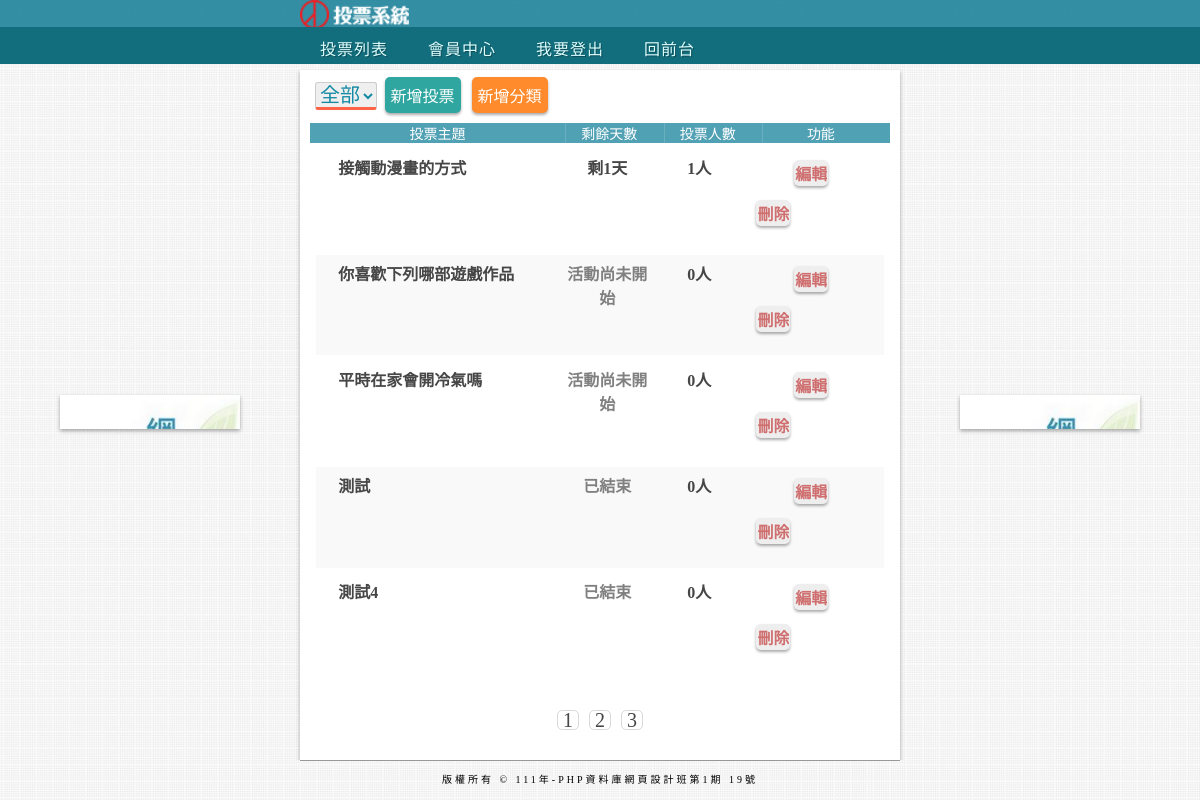
The app's page /back.php?p=2 (signed in) with its own data.
### tables this page shows
CREATE TABLE `subjects` (
  `id` int(11) UNSIGNED NOT NULL,
  `subject` varchar(64) NOT NULL,
  `type_id` int(11) NOT NULL,
  `start` date NOT NULL,
  `end` date NOT NULL,
  `total` int(11) UNSIGNED NOT NULL DEFAULT 0
);

### api/base.php (called while the page is built, shortened)
<?php
function pdo()
{
    $dsn = "mysql:host=localhost;charset=utf8;dbname=vote";
    return new PDO($dsn, 'root', '');
}
function all($table, ...$arg)
{
    $pdo = pdo();
    $sql = "SELECT * FROM $table ";
    switch (count($arg)) {
        case 2:
            if(!empty($arg[0])){
                foreach ($arg[0] as $key => $value) {
                    $tmp[] = "`$key`='$value'";
                }
                $sql .= " WHERE " . implode(" AND ", $tmp) . $arg[1];
            }else{
                $sql.=$arg[1];
            }
            break;
    }
    return $pdo->query($sql)->fetchAll(PDO::FETCH_ASSOC);
}
function math($table, $math, $col, ...$arg)
{
    $pdo = pdo();
    $sql = "SELECT $math(`$col`) FROM $table";
    return $pdo->query($sql)->fetchColumn();
}
?>

### back/vote_list.php (the view, shortened to what this page needs)
<div id="date_type">
    <select name="types" id="types" onchange="location.href=`?filter=${this.value}`">
        <option value="0">全部</option>
    </select>
    <button class="btn btn-primary" onclick="location.href='?do=add_vote'">新增投票</button>
    <button class="btn btn-warning" onclick="location.href='?do=admin_type'">新增分類</button>
</div>
<div>
    <ul>
        <li class="title">
            <div class="No1">投票主題</div>
            <div class="No2">剩餘天數</div>
            <div class="No3">投票人數</div>
            <div class="No4">功能</div>
        </li>
        <?php
           $filter = [];
           $total = math('subjects', 'count', 'id', $filter);
           $div = 5;
           $pages = ceil($total / $div);
           $now = isset($_GET['p']) ? $_GET['p'] : 1;
           $start = ($now - 1) * $div;
           $page_rows = " limit $start,$div ";
           $subjects = all('subjects', $filter, $page_rows);
           foreach ($subjects as $subject) {
               echo "<li class='back_items'>";
               echo "<div class='No1'>{$subject['subject']}</div>";
               echo "<div class='No2'>";
               $start = strtotime($subject['start']);
               $today = strtotime("now");
               $end = strtotime($subject['end']);
               if (($start - $today) >= 0) {
                   echo "<span style='color:grey;'>活動尚未開始</span>";
               } else {
                   if (($end - $today) > 0) {
                       $remain = floor(($end - $today) / (60 * 60 * 24));
                       echo "剩" . $remain . "天";
                   } else {
                       echo "<span style='color:grey;'>已結束</span>";
                   }
               }
               echo "</div>";
               echo "<div class='No3'>";
               echo  $subject['total'] . "人";
               echo "</div>";
               echo "<div class='No4'>";
               echo "<a class='edit' href='?do=edit&id={$subject['id']}'>編輯</a>";
               echo "<a class='del' href='?do=del&id={$subject['id']}'>刪除</a>";
               echo "</div>";
               echo "</li>";
           }
           ?>
    </ul>
</div>
<div class="footer_page">
    <?php
       if ($pages > 1) {
           for ($i = 1; $i <= $pages; $i++) {
               echo "<a href='?p=$i'>&nbsp;";
               echo $i;
               echo "&nbsp;</a>";
           }
       }
   ?>
</div>

### css/basic.css (style rules this page uses)
* { margin: 0; padding: 0; box-sizing: border-box; overflow: hidden; }
body { height: 100vh; background-image: url(../img/001.jpg); background-repeat: repeat; display: flex; flex-direction:column; justify-content: center; align-items: center; overflow: hidden; }
.btn { display: inline-block; padding: 5px; margin-top: 6px; margin-left: 6px; color: #FFF; box-shadow: 0px 2px 3px rgb(0 0 0 / 33%); border: 1px solid transparent; border-radius: 5px; font-size: 1rem; cursor: pointer; }
.btn.btn-primary { background-color: #2fa6a0; }
.btn.btn-warning { background-color: #FF8B2C; }

### css/back.css (style rules this page uses)
.footer_page { line-height: 18px; font-size: 15px; color: #464646; padding: 0 8px; margin: 0 10px; text-align: center; }
.footer_page a { float: none; display: inline-block; margin: 0 5px; text-decoration: none; color: #464646; border: 1px solid #D9D9D9; border-radius: 5px; font-size: 1.25rem; }
.btn.btn-primary { background-color: #2fa6a0; margin: 3.5px; margin-top: 7px; }
.btn.btn-warning { background-color: #FF8B2C; margin: 3.5px; }
#date_type { margin-left: 15px; }
#date_type select { font-size: 20px; color: #148aa4; border: 1px solid #ccc; border-bottom: 3px solid tomato; border-radius: 3px; }
.title { width: 100%; margin-top: 1%; display: flex; justify-content: space-evenly; background: #51A1B4; color: #FFF; font-size: 14px; text-align: center; }
.No1 { width: 40%; }
.No2 { border-left: 1px solid rgba(255, 255, 255, 0.15); width: 15%; text-align: center; }
.No3 { border-left: 1px solid rgba(255, 255, 255, 0.15); width: 15%; text-align: center; }
.No4 { border-left: 1px solid rgba(255, 255, 255, 0.15); width: 20%; }
ul { margin: 1px 10px 30px 10px; }
.back_items { display: flex; justify-content: space-evenly; }
.back_items:nth-child(odd) { max-width: 100%; margin: 1%; padding: 2.5%; padding-top: 1%; padding-left: 2%; background-color: #f9f9f9; color: #464646; font-weight: bold; }
.back_items:nth-child(even) { max-width: 100%; margin: 1%; padding: 2.5%; padding-top: 1%; padding-left: 2%; background-color: #fff; color: #464646; font-weight: bold; }
.edit { display: inline-block; margin: 5px; margin-left: 40%; background-color: #eee; box-shadow: 0px 2px 3px rgb(0 0 0 / 33%); border: 1px solid transparent; border-radius: 5px; font-size: 1rem; text-decoration: none; color: #cf6f6f; }
.del { display: inline-block; margin: 5px; margin-right: -5px; background-color: #eee; box-shadow: 0px 2px 3px rgb(0 0 0 / 33%); border: 1px solid transparent; border-radius: 5px; font-size: 1rem; text-decoration: none; color: #cf6f6f; }

### records on screen
subjects: subject "接觸動漫畫的方式", total "1"
subjects: subject "你喜歡下列哪部遊戲作品", start "活動尚未開始", total "0"
subjects: subject "平時在家會開冷氣嗎", start "活動尚未開始", total "0"
subjects: subject "測試", start "已結束", total "0"
subjects: subject "測試4", start "已結束", total "0"
